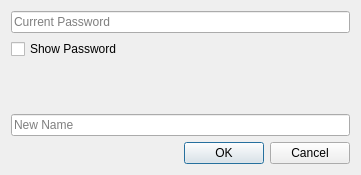
<?xml version="1.0" encoding="UTF-8"?>
<ui version="4.0">
 <class>NameChangerDialog</class>
 <widget class="QDialog" name="NameChangerDialog">
  <property name="geometry">
   <rect>
    <x>0</x>
    <y>0</y>
    <width>361</width>
    <height>175</height>
   </rect>
  </property>
  <property name="windowTitle">
   <string>Change Name</string>
  </property>
  <layout class="QGridLayout" name="gridLayout">
   <item row="0" column="0">
    <layout class="QVBoxLayout" name="verticalLayout">
     <item>
      <widget class="QLineEdit" name="currentPasswordLE">
       <property name="text">
        <string/>
       </property>
       <property name="echoMode">
        <enum>QLineEdit::Password</enum>
       </property>
       <property name="placeholderText">
        <string>Current Password</string>
       </property>
      </widget>
     </item>
     <item>
      <widget class="QCheckBox" name="showPasswordCB">
       <property name="text">
        <string>Show Password</string>
       </property>
      </widget>
     </item>
     <item>
      <spacer name="verticalSpacer">
       <property name="orientation">
        <enum>Qt::Vertical</enum>
       </property>
       <property name="sizeHint" stdset="0">
        <size>
         <width>20</width>
         <height>40</height>
        </size>
       </property>
      </spacer>
     </item>
    </layout>
   </item>
   <item row="1" column="0">
    <widget class="QLineEdit" name="nameLE">
     <property name="placeholderText">
      <string>New Name</string>
     </property>
    </widget>
   </item>
   <item row="2" column="0">
    <widget class="QDialogButtonBox" name="buttonBox">
     <property name="orientation">
      <enum>Qt::Horizontal</enum>
     </property>
     <property name="standardButtons">
      <set>QDialogButtonBox::Cancel|QDialogButtonBox::Ok</set>
     </property>
    </widget>
   </item>
  </layout>
 </widget>
 <resources/>
 <connections>
  <connection>
   <sender>buttonBox</sender>
   <signal>accepted()</signal>
   <receiver>NameChangerDialog</receiver>
   <slot>accept()</slot>
   <hints>
    <hint type="sourcelabel">
     <x>248</x>
     <y>254</y>
    </hint>
    <hint type="destinationlabel">
     <x>157</x>
     <y>274</y>
    </hint>
   </hints>
  </connection>
  <connection>
   <sender>buttonBox</sender>
   <signal>rejected()</signal>
   <receiver>NameChangerDialog</receiver>
   <slot>reject()</slot>
   <hints>
    <hint type="sourcelabel">
     <x>316</x>
     <y>260</y>
    </hint>
    <hint type="destinationlabel">
     <x>286</x>
     <y>274</y>
    </hint>
   </hints>
  </connection>
 </connections>
</ui>
